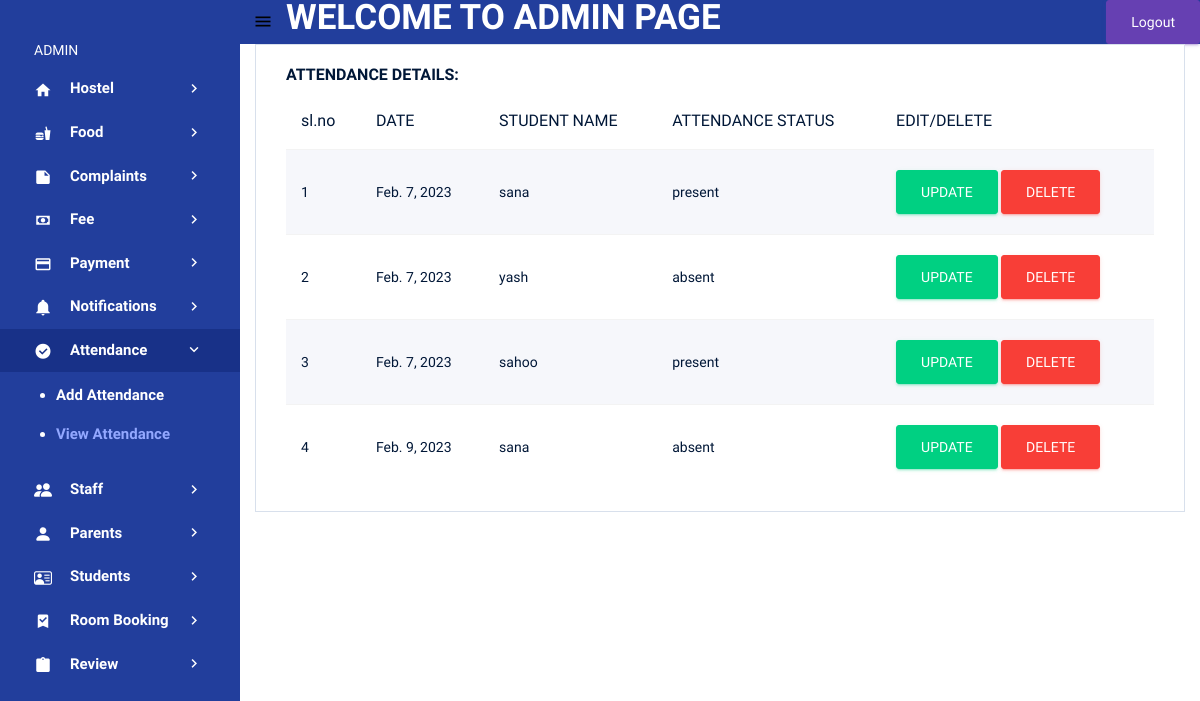
The page /view_attendance (signed in) on the database its author committed.
### pythonapp/models.py (models this page shows, shortened)
class Attendance(models.Model):
    date= models.DateField()
    student = models.ForeignKey(Student_Registration,on_delete=models.DO_NOTHING)
    attendance_status = models.CharField(max_length=200)

class Student_Registration(models.Model):
    user = models.OneToOneField(Login_view,on_delete=models.CASCADE,related_name='student',null=True)
    name=models.CharField(max_length=200)
    registration_id=models.CharField(max_length=25)
    email=models.EmailField()
    phone=models.IntegerField()
    address=models.CharField(max_length=200)
    approval_status = models.IntegerField(default=0)
    student_image = models.ImageField(upload_to='image')
    def __str__(self):
        return self.name

### pythonapp/admin1.py (the view)
# urls.py: path('view_attendance', admin1.view_attendance, name='view_attendance'),
@login_required(login_url='log')
def view_attendance(request):
    data = Attendance.objects.all()
    return render(request, 'attendance_details.html', {'data': data})

### templates/attendance_details.html
{% extends 'admin.html' %}
{% load crispy_forms_tags %}
{% block content %}
<div class="col-lg-12 grid-margin stretch-card">
              <div class="card">
                <div class="card-body">
                  <h4 class="card-title">ATTENDANCE DETAILS:</h4>
                  <div class="table-responsive">
                    <table class="table table-striped">
                      <thead>
                        <tr>
                            <th>sl.no</th>
                            <th>DATE</th>
                            <th>STUDENT NAME</th>
                            <th>ATTENDANCE STATUS</th>
                            <th>EDIT/DELETE</th>
                        </tr>
                      </thead>
                      <tbody>
                      {% for i in data %}
                        <tr>
                         <td>{{forloop.counter}}</td>
                         <td>{{i.date}}</td>
                         <td>{{i.student}}</td>
                         <td>{{i.attendance_status}}</td>
                           <td> <a href = "{% url 'attendance_update' i.id %}" class="btn btn-success">UPDATE</a>
                           <a href = "{% url 'attendance_delete' i.id %}" class="btn btn-danger">DELETE</a>
                          </td>
                      {% endfor %}
                      </tbody>
                    </table>
                  </div>
                </div>
              </div>
            </div>
{% endblock %}

### rows shown on the page
Attendance: date "Feb. 7, 2023", student "sana", attendance_status "present"
Attendance: date "Feb. 7, 2023", student "yash", attendance_status "absent"
Attendance: date "Feb. 7, 2023", student "sahoo", attendance_status "present"
Attendance: date "Feb. 9, 2023", student "sana", attendance_status "absent"
